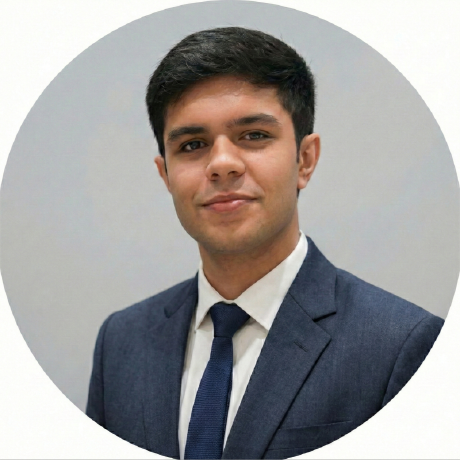
#> input picture assets/portrait-source.png, 460 x 460 px
$ python ascii_portrait.py ../assets/portrait-source.png
#> lines starting #> are read from the running program, lines starting #| are printed output that depends on the picture; after the words box and inside, x2 and y2 are one past the last pixel; in counts of white or black regions, pixels touching at a corner belong together
### scripts/theme.py
#!/usr/bin/env python3
"""Amber CRT - the single source of truth for every colour on the profile.

Nothing else in this repository is allowed to hard-code a hex value. Generated
SVGs import ``THEME``; third-party card URLs get their query parameters from
``card_params()``; ``retheme.py`` rewrites README.md from the same table.

Change a colour here, run ``python scripts/build.py``, and the entire profile
follows - assets, cards, badges, and README alike.
"""

from __future__ import annotations

# --------------------------------------------------------------------------
# Palette
# --------------------------------------------------------------------------
# The look is a phosphor terminal: a narrow amber ramp over a warm near-black,
# mirrored into a warm off-white for readers browsing GitHub in light mode.

THEME: dict[str, str] = {
    # Accent ramp - shared by both modes so the brand colour never shifts.
    "accent": "#FFB000",       # primary phosphor amber
    "accent_deep": "#FF8A00",  # saturated shadow of the accent
    "accent_soft": "#FFD37A",  # highlight / hover tone
    # Dark mode
    "bg_dark": "#0B0906",
    "surface_dark": "#14100A",
    "ink_dark": "#FFE9BE",
    "muted_dark": "#B8925A",
    "grid_dark": "#3A2C12",
    # Light mode
    "bg_light": "#FFFBF2",
    "surface_light": "#FFF6E6",
    "ink_light": "#241802",
    "muted_light": "#7A5A1E",
    "grid_light": "#F0DFBE",
}

#: Every shields.io badge on the profile uses this one style. No exceptions.
BADGE_STYLE = "for-the-badge"

#: Timezone offset used by any "commits by hour" visual (IST).
UTC_OFFSET = 5.5

#: Identity. Kept beside the palette so one file drives every generated string.
USERNAME = "vighriday"
DISPLAY_NAME = "Hriday Vig"
TAGLINE = "AI PRODUCT MANAGER  ·  GENERATIVE AI  ·  CLOUD NATIVE"

#: Branch that GitHub Actions publishes generated assets to.
OUTPUT_BRANCH = "output"


def hex_to_rgb(value: str) -> tuple[int, int, int]:
    value = value.lstrip("#")
    return tuple(int(value[i : i + 2], 16) for i in (0, 2, 4))  # type: ignore[return-value]


def bare(key: str) -> str:
    """Hex without the leading ``#`` - the form most card services expect."""
    return THEME[key].lstrip("#")


def css_vars(extra_light: dict[str, str] | None = None, extra_dark: dict[str, str] | None = None) -> str:
    """Emit the ``:root`` + ``prefers-color-scheme`` block shared by every SVG.

    Generated SVGs are loaded through ``<img>``, where GitHub's sanitizer never
    runs and JavaScript never executes - but CSS, including media queries, does.
    That is the only reliable way to make one asset work in both GitHub themes.
    """
    light = {
        "bg": THEME["bg_light"],
        "surface": THEME["surface_light"],
        "ink": THEME["ink_light"],
        "muted": THEME["muted_light"],
        "grid": THEME["grid_light"],
        "accent": THEME["accent_deep"],
        "glow": THEME["accent"],
        **(extra_light or {}),
    }
    dark = {
        "bg": THEME["bg_dark"],
        "surface": THEME["surface_dark"],
        "ink": THEME["ink_dark"],
        "muted": THEME["muted_dark"],
        "grid": THEME["grid_dark"],
        "accent": THEME["accent"],
        "glow": THEME["accent_soft"],
        **(extra_dark or {}),
    }
    light_body = "".join(f"--{k}:{v};" for k, v in light.items())
    dark_body = "".join(f"--{k}:{v};" for k, v in dark.items())
    return (
        f":root{{{light_body}}}"
        f"@media(prefers-color-scheme:dark){{:root{{{dark_body}}}}}"
    )


#: Monospace stack that resolves on every platform GitHub is read on.
MONO_STACK = (
    "ui-monospace,'SF Mono',SFMono-Regular,Menlo,Consolas,"
    "'DejaVu Sans Mono','Liberation Mono',monospace"
)

#: Sans stack for banner/label text inside generated SVGs.
SANS_STACK = (
    "ui-sans-serif,-apple-system,'Segoe UI',Roboto,Helvetica,Arial,sans-serif"
)


# [67 lines left out: functions card_params, badge, not called in this run]


# [6 lines that do not run on import are left out]

### scripts/ascii_portrait.py
#!/usr/bin/env python3
"""Photo -> GitHub-safe ASCII portrait assets (Amber CRT).

Why this file is not three lines of ``luminance // 25``
------------------------------------------------------
Naive photo-to-ASCII looks bad for four specific, fixable reasons. Each stage
below exists to kill one of them:

1. *Flat, muddy output.* Raw luminance uses maybe a third of the character
   ramp. Fixed by percentile autocontrast + a gamma pull + optional
   illumination flattening (divide by a heavy blur, which cancels uneven
   lighting the way a homomorphic filter would).
2. *Banding.* Quantising a smooth gradient to nine characters produces visible
   terraces. Fixed with Floyd-Steinberg error diffusion, which trades banding
   for high-frequency noise the eye reads as extra detail.
3. *Wrong subject framing.* A square avatar is mostly backdrop. Fixed with an
   edge-energy crop search that puts the face in the frame.
4. *Rows that do not line up.* Every renderer has a different monospace advance,
   so any hard-coded "characters are 8px wide" guess drifts. Fixed by pinning
   each row with ``textLength`` + ``lengthAdjust="spacing"``: rows all carry the
   same column count and the same target width, so alignment is exact on every
   font, browser and OS - the renderer absorbs the difference into letter
   spacing instead of into cumulative drift.

Dark mode is handled by rendering *two* glyph layers into one file. On a dark
background a dense glyph like ``@`` reads as bright, so the luminance mapping
has to invert; CSS cannot rewrite text content, but it can hide a whole layer.
``prefers-color-scheme`` therefore toggles ``display`` between a light-tuned
layer and a dark-tuned layer inside the same SVG.

Everything animates through CSS embedded in the SVG. GitHub loads these through
``<img>``, where CSS (including media queries and keyframes) runs and
JavaScript does not - so no script is used anywhere in the output.
"""

from __future__ import annotations

import argparse
import html
import random
import sys
from collections import deque
from pathlib import Path

import numpy as np
from PIL import Image, ImageFilter, ImageOps

sys.path.insert(0, str(Path(__file__).resolve().parent))
from theme import MONO_STACK, THEME, css_vars  # noqa: E402

# --------------------------------------------------------------------------
# Character ramps - always ordered DENSEST -> SPARSEST.
# --------------------------------------------------------------------------
RAMPS: dict[str, str] = {
    # Bob Bemer's classic ten-step ramp: reliable, reads as "terminal".
    "classic": "@%#*+=-:. ",
    # Longer ramp: more tonal steps, better on large renders.
    "fine": "$@B%8&WM#*oahkbdpqwmZO0QLCJUYXzcvunxrjft/\\|()1{}[]?-_+~<>i!lI;:,\"^`'. ",
    # Unicode block elements: solid, poster-like, excellent at small sizes.
    "blocks": "\u2588\u2593\u2592\u2591 ",
    # Braille is not a ramp - it is handled by real 2x4 dot packing. See
    # ``braille_cells``. The entry exists so ``--ramp braille`` validates.
    "braille": "",
}

#: Braille dot bit positions for U+2800. Column-major, 2 wide x 4 tall.
#: dots 1-3 and 7 fill the left column top-to-bottom, 4-6 and 8 the right.
BRAILLE_BITS = ((0, 3), (1, 4), (2, 5), (6, 7))


# --------------------------------------------------------------------------
# Stage 1 - load
# --------------------------------------------------------------------------
def load_rgb(path: Path) -> Image.Image:
    """Open an image and flatten any alpha onto its own border colour.

    GitHub avatars are circular PNGs: the corners are transparent. Compositing
    them onto white would ring the head with a hard bright square. Compositing
    onto the median colour of the opaque border instead makes the corners
    disappear into the real backdrop.
    """
    image = Image.open(path)
#> image is the input picture: PIL image 460x460 RGBA; mean R, G, B, A 159.9, 157.7, 156.8, 254.8
    if image.mode not in ("RGBA", "LA", "P"):
        return image.convert("RGB")

    image = image.convert("RGBA")
    rgba = np.asarray(image, dtype=np.float32)
    alpha = rgba[..., 3] / 255.0
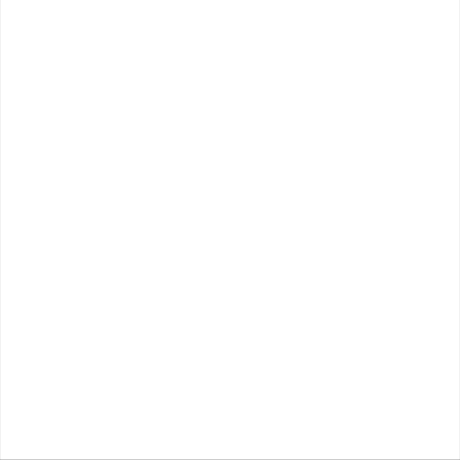
#> alpha: shape (460, 460) float32; min 0.761, max 1, mean 0.999
    opaque = alpha > 0.9
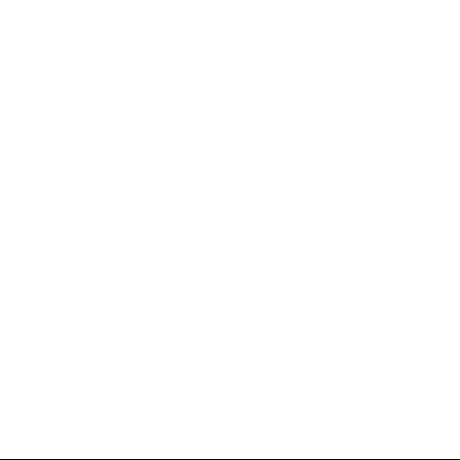
#> opaque: shape (460, 460) bool; 99.8% white; black in thin lines or dots, all inside (x1, y1, x2, y2) = (0, 459, 460, 460)
    if opaque.any():
        # Sample a one-pixel ring just inside the opaque region.
        eroded = np.zeros_like(opaque)
        eroded[1:-1, 1:-1] = (
            opaque[1:-1, 1:-1] & opaque[:-2, 1:-1] & opaque[2:, 1:-1] & opaque[1:-1, :-2] & opaque[1:-1, 2:]
        )
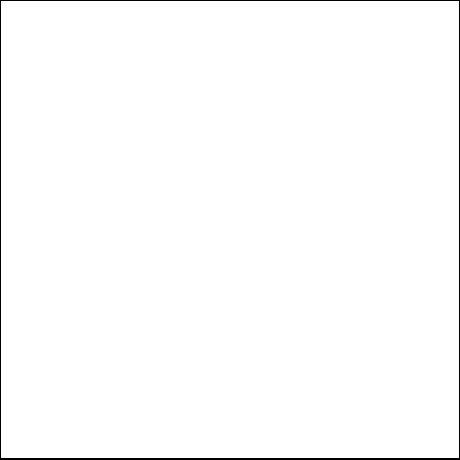
#> eroded: shape (460, 460) bool; 98.9% white; 1 black region, box (x1, y1, x2, y2) and area: (0, 0, 460, 460) 2294
        ring = opaque & ~eroded
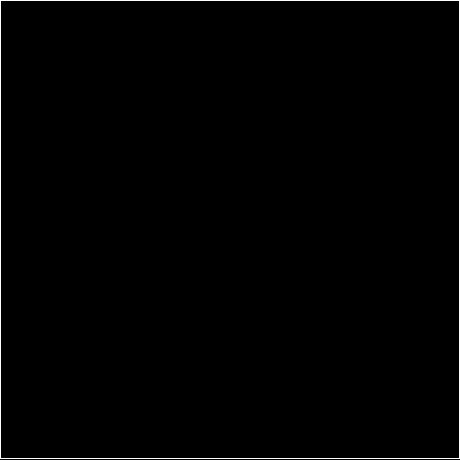
#> ring: shape (460, 460) bool; 0.87% white in thin lines or dots
        sample = rgba[..., :3][ring if ring.any() else opaque]
#> sample = 1834 rows, first 8: [251, 254, 249], [252, 253, 248], [252, 255, 248], [253, 253, 249], [252, 252, 249], [251, 252, 247], [252, 253, 249], [252, 252, 249]
        backdrop = np.median(sample, axis=0)
#> backdrop = [252, 253, 249]
    else:
        backdrop = np.array([255.0, 255.0, 255.0])

    flat = rgba[..., :3] * alpha[..., None] + backdrop * (1.0 - alpha[..., None])
    return Image.fromarray(flat.round().astype(np.uint8), "RGB")


# --------------------------------------------------------------------------
# Stage 2 - content-aware crop
# --------------------------------------------------------------------------
def edge_energy(image: Image.Image) -> np.ndarray:
    grey = np.asarray(image.convert("L"), dtype=np.float32)
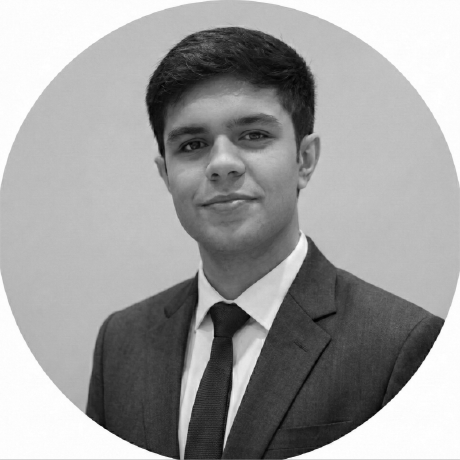
#> grey: shape (460, 460) float32; min 0, max 255, mean 158.3
    gx = np.abs(np.diff(grey, axis=1, prepend=grey[:, :1]))
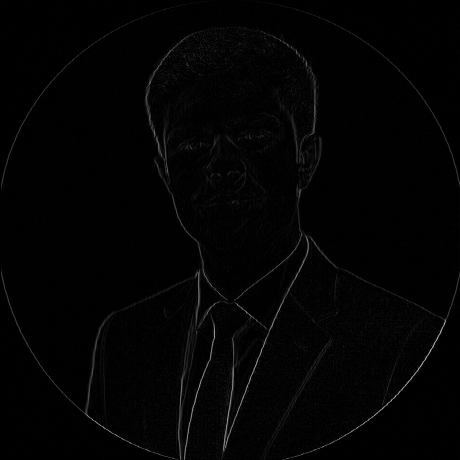
#> gx: shape (460, 460) float32; min 0, max 184, mean 3.3
    gy = np.abs(np.diff(grey, axis=0, prepend=grey[:1, :]))
    return gx + gy
#> returned value: shape (460, 460) float32
#> (the rest of the program and of its run is left out)
